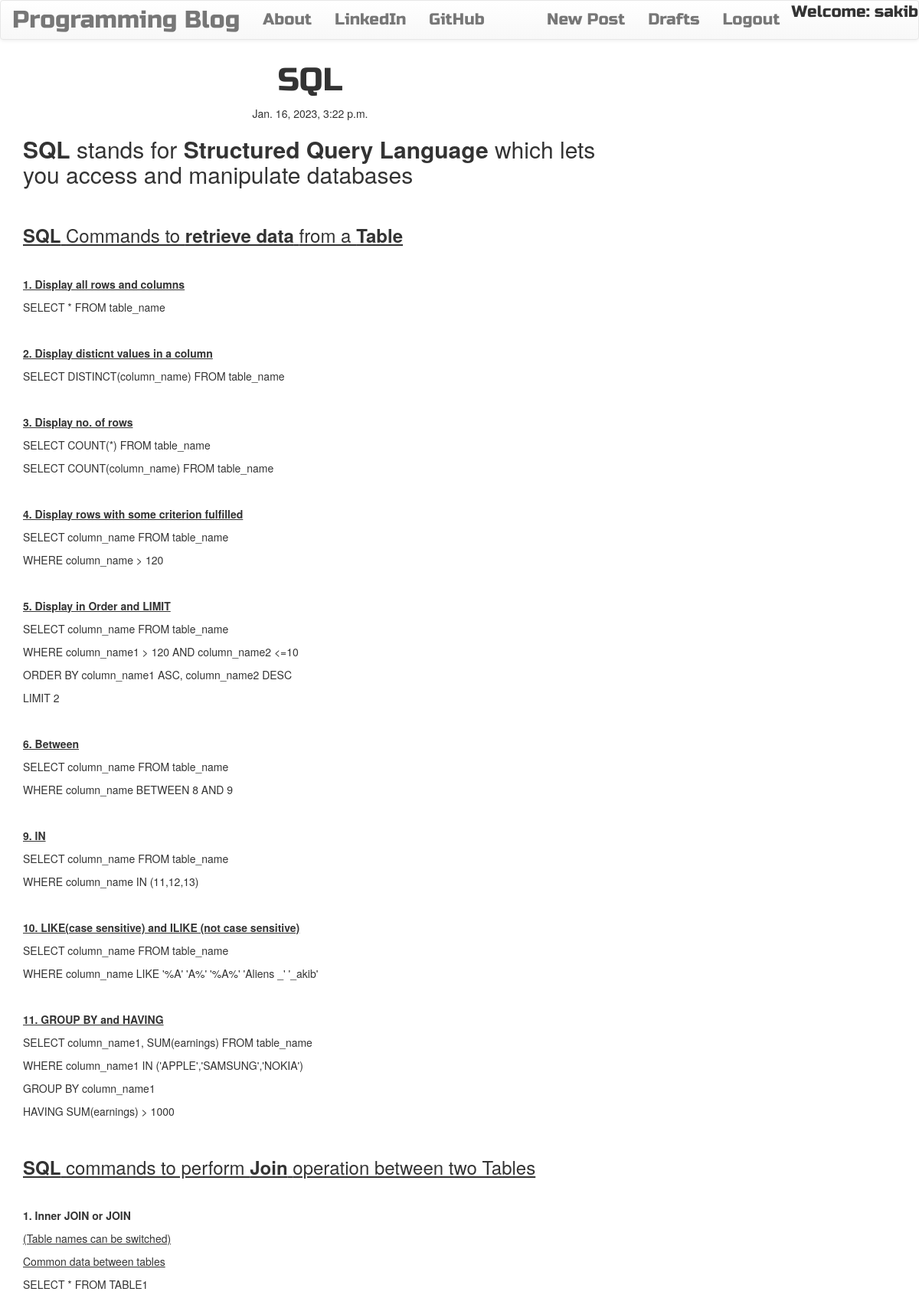
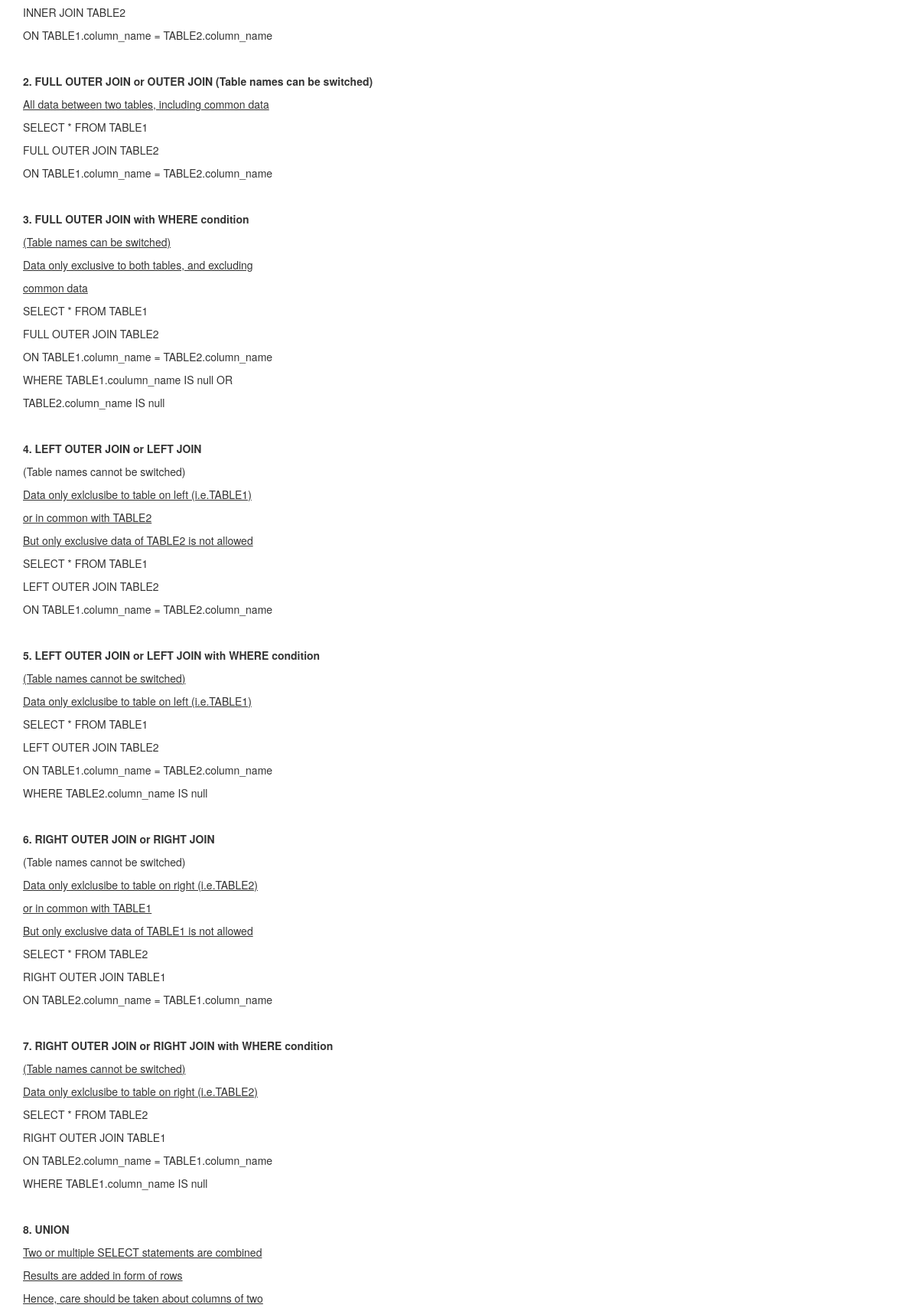
/post/14/ (signed in, upper part), run on the app's committed database (2 pictures, top to bottom).
### blog/models.py (models this page shows, shortened)
class Post(models.Model):
    author = models.ForeignKey('auth.User',on_delete=models.CASCADE)
    title = models.CharField(max_length=200)
    text = models.TextField()
    create_date = models.DateTimeField(default=timezone.now)
    published_date = models.DateTimeField(blank=True,null=True)

### blog/views.py (the view)
# urls.py: re_path(r'^post/(?P<pk>\d+)/$',views.PostDetailView.as_view(),name="post_detail"),
class PostDetailView(DetailView):
    model = Post
    template_name = 'blog/post_detail.html'

### blog/templates/blog/post_detail.html (shortened to what this page needs)
{% extends "blog/base.html" %}
{% block body_block %}
  <h1 class="posttitle loader">{{post.title}}</h1>
  {% if post.published_date %}
    <div class="date postdate">
      {{post.published_date}}
    </div>
  {% else %}
    <a class="btn btn-default" href="{% url "blog:post_publish" pk=post.pk %}">Publish</a>
  {% endif %}
  <p class="postcontent">{{post.text|safe|linebreaksbr}}</p>
{% endblock %}

### blog/templates/blog/base.html (shortened to what this page needs)
<!DOCTYPE html>
{% load static %}
<html lang="en" dir="ltr">
  <head>
    <link rel="stylesheet" href="https://cdn.jsdelivr.net/npm/bootstrap@3.3.7/dist/css/bootstrap.min.css">
    <link rel="stylesheet" href="https://cdn.jsdelivr.net/npm/bootstrap@3.3.7/dist/css/bootstrap-theme.min.css">
    <link rel="stylesheet" href="//cdn.jsdelivr.net/npm/medium-editor@latest/dist/css/medium-editor.min.css" type="text/css" media="screen" charset="utf-8">
    <link rel="stylesheet" href="{% static "css/blog.css" %}">
  </head>
  <body class="loader">
    <nav class="navbar navbar-default techfont custom-navbar">
      <div class="container-fluid">
        <ul class="nav navbar-nav">
          <li> <a class="navbar-brand bigbrand" href="{% url "blog:post_list" %}">Programming Blog</a> </li>
          <li> <a href="{% url "blog:about" %}">About</a> </li>
          <li> <a href="https://www.linkedin.com">LinkedIn</a> </li>
          <li> <a href="https://www.github.com">GitHub</a> </li>
        </ul>
        <ul class="nav navbar-nav navbar-right">
          {% if user.is_authenticated %}
            <li> <a href="{% url "blog:post_new" %}">New Post</a> </li>
            <li> <a href="{% url "blog:post_draft_list" %}">Drafts</a> </li>
            <li> <a href="{% url "logout" %}">Logout</a> </li>
            <li class="welcome"> Welcome: {{user.username}} </li>
          {% else %}
            <li> <a href="{% url "login" %}"><span class="glyphicon glyphicon-user"></span></a></li>
          {% endif %}
        </ul>
      </div>
    </nav>
    <div class="container">
      <div class="row">
        <div class="col-md-8">
          <div class="blog_posts">
              {% block body_block %}
              {% endblock %}
          </div>
        </div>
      </div>
    </div>
  </body>
</html>

### blog/static/css/blog.css (style rules this page uses)
.techfont { font-family: "Russo One", sans-serif; font-size: 1.5em; margin-bottom: 10px; }
.bigbrand { font-size: 1.5em; }
.postdate { text-align: center; }
.posttitle { font-family: "Russo One", sans-serif; font-size: 3em; text-align: center; }
.postcontent { font-family: 'Montserrat'; font-size: 1.5em; }
.loader { filter:hue-rotate(0deg); color:linear-gradient(45deg,#0f8,#08f); animation:hue 10000ms infinite linear; }

### data on the page
Post: title "SQL", published_date "Jan. 16, 2023, 3:22 p.m.", text "SQL stands for Structured Query Language which lets you access and manipulate databases SQL Commands to retrieve data from a Table 1. Display all rows and columns SELECT * FROM table_name 2. Display disticnt values in a column SELECT DISTINCT(column_name) FROM table_name 3. Display no. of rows SELECT COUNT(*) FROM table_name SELECT COUNT(column_name) FROM table_name 4. Display rows with some criterion fulfilled SELECT column_name FROM table_name WHERE column_name > 120 5. Display in Order and LIMIT SELECT column_name FROM table_name WHERE column_name1 > 120 AND column_name2 <=10 ORDER BY column_name1 ASC, column_name2 DESC LIMIT 2 6. Between SELECT column_name FROM table_name WHERE…"

### other printed values
{{ user.username }} "sakib"
